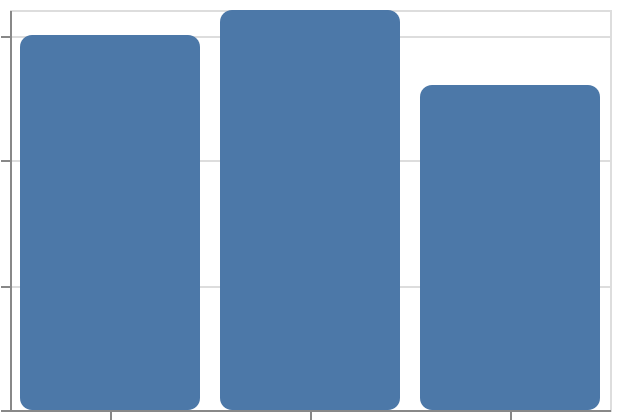

Vega-Lite specification stored for this chart:
### Vega-Lite specification from a JSON file in a GitHub repository (floating-point values rounded to 4 significant figures)
{"$schema": "https://vega.github.io/schema/vega-lite/v6.json", "padding": 5, "autosize": "none", "width": 300, "height": 200, "data": {"name": "table", "values": [{"c": "A", "g": "p", "x": 1, "y": 2, "v": 5, "t": "2024-01-15", "o": {"v": 3}, "IMDB Rating": 6.1, "d": "x1"}, {"c": "B", "g": "q", "x": 2, "y": 4, "v": 9, "t": "2024-02-20", "o": {"v": 7}, "IMDB Rating": 7.4, "d": "x2"}, {"c": "A", "g": "q", "x": 3, "y": 3, "v": 2, "t": "2024-03-05", "o": {"v": 1}, "IMDB Rating": 5.2, "d": "x1"}, {"c": "C", "g": "p", "x": 4, "y": 6, "v": 7, "t": "2024-05-30", "o": {"v": 4}, "IMDB Rating": 8.8, "d": "x3"}, {"c": "B", "g": "p", "x": 5, "y": 5, "v": 4, "t": "2024-07-11", "o": {"v": 9}, "IMDB Rating": 6.9, "d": "x2"}, {"c": "C", "g": "q", "x": 6, "y": 8, "v": 6, "t": "2024-09-02", "o": {"v": 2}, "IMDB Rating": 7.7, "d": "x3"}, {"c": "A", "g": "p", "x": 7, "y": 7, "v": 8, "t": "2024-11-25", "o": {"v": 5}, "IMDB Rating": 4.4, "d": "x1"}, {"c": "B", "g": "q", "x": 8, "y": 9, "v": 3, "t": "2024-12-31", "o": {"v": 8}, "IMDB Rating": 9.1, "d": "x2"}]}, "mark": {"type": "bar", "cornerRadius": 6}, "encoding": {"x": {"field": "c", "type": "nominal"}, "y": {"field": "v", "type": "quantitative", "aggregate": "sum"}}}
